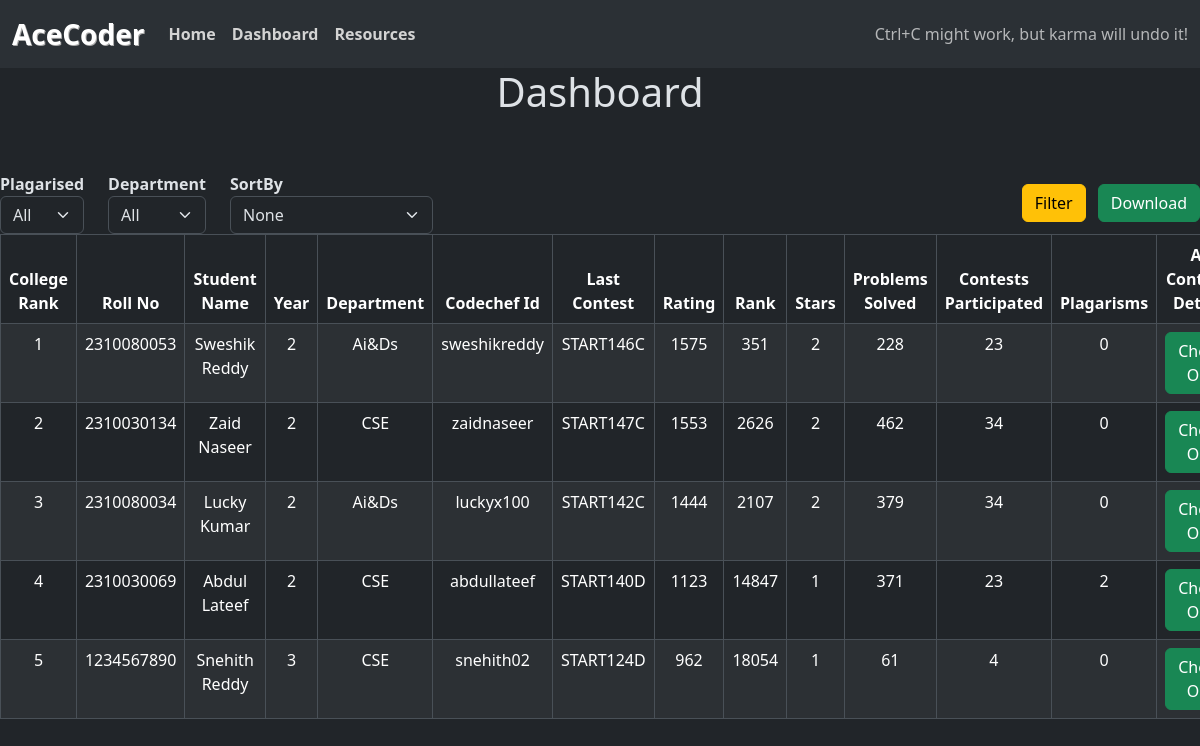
/dashboard, run on the app's committed database.
### dashboard/models.py (models this page shows, shortened)
class Codechef_database(models.Model):
    student = models.ForeignKey("Student", on_delete=models.CASCADE, null=True)
    last_contest = models.CharField(max_length=10 ,null=True, blank=True)
    latest_rating = models.IntegerField(null=True, blank=True)
    latest_rank = models.IntegerField(null=True, blank=True)
    no_of_contests = models.IntegerField(null=True, blank=True)
    no_of_problems = models.IntegerField(null=True, blank=True)
    plagarisms = models.IntegerField(null=True, blank=True)
    contest_problems = models.CharField(max_length=1000, null=True, blank=True)
    stars = models.IntegerField(null=True, blank=True)

class Student(models.Model): # Model for Student database
    department_options = ( # Options for department field
        ('Ai&Ds', 'Ai&Ds'),
        ('CSE', 'CSE'),
        ('ECE', 'ECE'),
    )
    years_options = ( # Options for year field
        ('1', '1'),
        ('2', '2'),
        ('3', '3'),
        ('4', '4'),
    )
    sections_options = ( # Options for section field
        ('1', '1'),
        ('2', '2'),
        ('3', '3'),
        ('4', '4'),
        ('5', '5'),
        ('6', '6'),
        ('7', '7'),
        ('8', '8'),
        ('9', '9'),
    )
    name = models.CharField(max_length=200)
    roll_no = models.CharField(max_length=10)
    codechef_id = models.CharField(max_length=100, null=True)
    department = models.CharField(choices=department_options, max_length=5)
    year = models.CharField(choices=years_options, max_length=1)
    section = models.CharField(choices=sections_options, max_length=1)

### dashboard/views.py (the view)
# urls.py: path('', include("dashboard.urls")),
def dashboard(request):
    details = Codechef_database.objects.all().order_by('-latest_rating', 'latest_rank')
    if request.method == "POST":
        download = request.POST.get('download', "False")
        plag = request.POST.get('plagarised', 'All')
        depart = request.POST.get('department', 'All')
        sortby = request.POST.get('sorting', 'None')
        if details and depart!='All':
            details = details.filter(student__department=depart)
        if details and plag!='All':
            details = [student for student in details if (plag == 'Yes' and student.plagarisms!=0) or (plag == 'No' and student.plagarisms==0)]
        if details and sortby!='None':
            if sortby == 'RatingInc':
                details = details.order_by('latest_rating')
            elif sortby == 'RatingDec':
                details = details.order_by('-latest_rating')
            elif sortby == 'RankInc':
                details = details.order_by('latest_rank')
            elif sortby == 'RankDec':
                details = details.order_by('-latest_rank')
        if download != 'False':
            return download_details_all(details)
    else:
        plag = 'All'
        sortby = 'None'
        depart = 'All'
    return render(request, "dashboard.html", {"details": details, "plag": plag, "sortby": sortby, "depart": depart})

### templates/dashboard.html (shortened to what this page needs)
{% extends "base.html" %}
{% block content %}
<h1 style="text-align: center">Dashboard</h1>
<br><br>
<form action="{% url "dashboard"%}" method="POST">
    <div class="row align-items-center">
        <div class="col-auto">
            <label for="plagarised" style="font-weight: bold">Plagarised</label>
            <select name="plagarised" id="plagarised" class="form-select">
                <option value="All" {% if plag == 'All' %}selected{% endif %}>All</option>
            </select>
        </div>
        <div class="col-auto">
            <label for="department" style="font-weight: bold">Department</label>
            <select name="department" id="department" class="form-select">
                <option value="All" {% if depart == 'All' %}selected{% endif %}>All</option>
            </select>
        </div>
        <div class="col-auto">
            <label for="sorting" style="font-weight: bold">SortBy</label>
            <select name="sorting" id="sorting" class="form-select">
                <option value="None" {% if sortby == 'None' %}selected{% endif %}>None</option>
            </select>
        </div>
        <div class="col-auto ms-auto">
            <button type="submit" class="btn btn-warning">Filter</button>
            <button id="download" name="download" value="download" class="btn btn-success ms-2">Download</button>
        </div>
    </div>
</form>
<div class="table-responsive">
    <table class="table table-striped table-bordered">
        <thead>
            <tr style="text-align: center">
                <th>College Rank</th>
                <th>Roll No</th>
                <th>Student Name</th>
                <th>Year</th>
                <th>Department</th>
                <th>Codechef Id</th>
                <th>Last Contest</th>
                <th>Rating</th>
                <th>Rank</th>
                <th>Stars</th>
                <th>Problems Solved</th>
                <th>Contests Participated</th>
                <th>Plagarisms</th>
                <th>All Contests Details</th>
            </tr>
        </thead>
        <tbody>
            {% for student in details %}
            <tr style="text-align: center">
                <td>{{ forloop.counter }}</td>
                <td>{{student.student.roll_no}}</td>
                <td>{{student.student.name}}</td>
                <td>{{student.student.year}}</td>
                <td>{{student.student.department}}</td>
                <td>{{student.student.codechef_id}}</td>
                <td>{{student.last_contest}}</td>
                <td>{{student.latest_rating}}</td>
                <td>{{student.latest_rank}}</td>
                <td>{{student.stars}}</td>
                <td>{{student.no_of_problems}}</td>
                <td>{{student.no_of_contests}}</td>
                <td>{{student.plagarisms}}</td>
                <td><a href={% url "fetch_details" student.student.codechef_id%}><button type="button" class="btn btn-success">Check Out</button></a></td>
            </tr>
            {% endfor %}
        </tbody>
    </table>
</div>
{% endblock %}

### data on the page
Codechef_database: student.roll_no "2310080053", student.name "Sweshik Reddy", student.year "2", student.department "Ai&Ds", student.codechef_id "sweshikreddy", last_contest "START146C", latest_rating "1575", latest_rank "351", stars "2", no_of_problems "228", no_of_contests "23", plagarisms "0"
Codechef_database: student.roll_no "2310030134", student.name "Zaid Naseer", student.year "2", student.department "CSE", student.codechef_id "zaidnaseer", last_contest "START147C", latest_rating "1553", latest_rank "2626", stars "2", no_of_problems "462", no_of_contests "34", plagarisms "0"
Codechef_database: student.roll_no "2310080034", student.name "Lucky Kumar", student.year "2", student.department "Ai&Ds", student.codechef_id "luckyx100", last_contest "START142C", latest_rating "1444", latest_rank "2107", stars "2", no_of_problems "379", no_of_contests "34", plagarisms "0"
Codechef_database: student.roll_no "2310030069", student.name "Abdul Lateef", student.year "2", student.department "CSE", student.codechef_id "abdullateef", last_contest "START140D", latest_rating "1123", latest_rank "14847", stars "1", no_of_problems "371", no_of_contests "23", plagarisms "2"
Codechef_database: student.roll_no "1234567890", student.name "Snehith Reddy", student.year "3", student.department "CSE", student.codechef_id "snehith02", last_contest "START124D", latest_rating "962", latest_rank "18054", stars "1", no_of_problems "61", no_of_contests "4", plagarisms "0"
